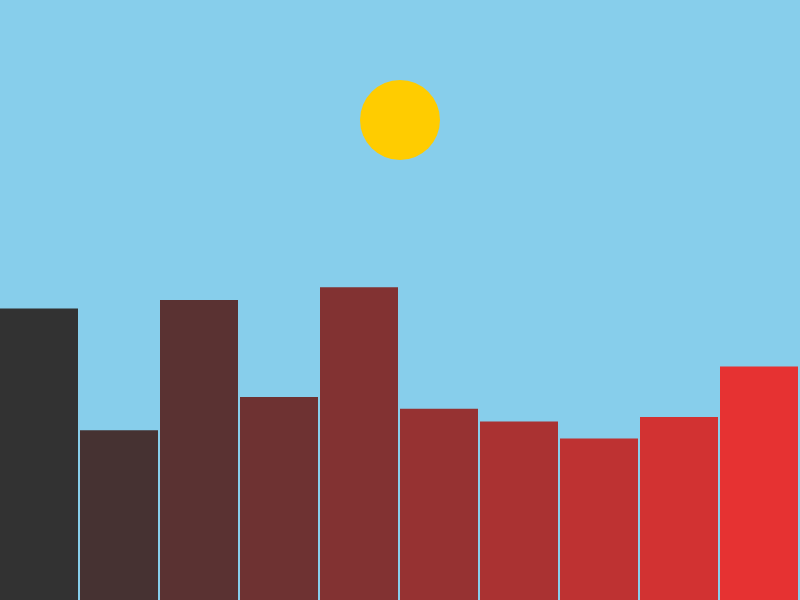
Frame 1 (no input)
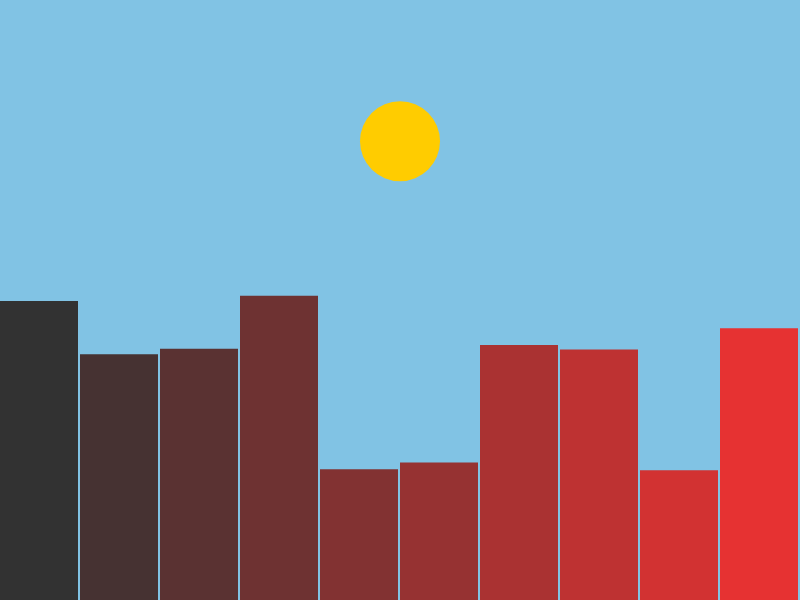
Frame 60 (no input)
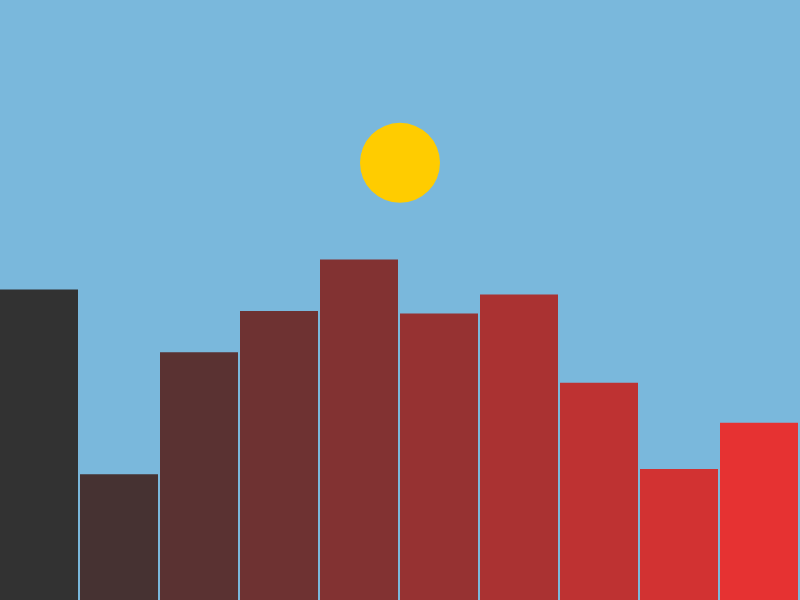
Frame 120 (the mouse pressed at the canvas centre since frame 60)

The p5.js sketch that drew these frames (run headless with seeded random() and noise() and a simulated clock; from frame 60 on, the mouse is pressed at the canvas centre):

// p5.js sketch
// ── sketch.js
let sunX; // Posição horizontal do sol
let sunsetProgress = 0; // Progresso do pôr do sol (0 a 1)

function setup() {
  createCanvas(800, 600);
  sunX = width / 2;
}

function draw() {
  // Fundo que muda de cor para simular o pôr do sol
  let skyColor = lerpColor(color(135, 206, 235), color(25, 25, 112), sunsetProgress);
  background(skyColor);
  
  // Desenho do sol em movimento
  fill(255, 204, 0);
  noStroke();
  let sunY = map(sunsetProgress, 0, 1, height * 0.2, height * 0.8);
  ellipse(sunX, sunY, 80, 80);
  
  // Desenho da cidade com edifícios
  drawCity();
  
  // Atualiza o progresso do pôr do sol
  if (sunsetProgress < 1) {
    sunsetProgress += 0.001; // controla a velocidade do pôr do sol
  }
}

// Função para desenhar os edifícios
function drawCity() {
  let buildingCount = 10;
  let buildingWidth = width / buildingCount;
  
  for (let i = 0; i < buildingCount; i++) {
    let x = i * buildingWidth;
    // Altura aleatória para cada edifício
    let buildingHeight = random(height * 0.2, height * 0.6);
    // Cor das edificações
    fill(50 + i * 20, 50, 50);
    rect(x, height - buildingHeight, buildingWidth - 2, buildingHeight);
  }
}
